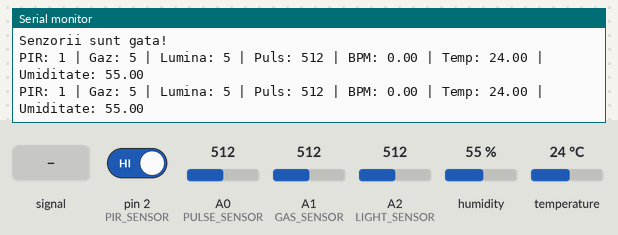
Simulated run of this sketch. Board: Arduino Uno, built with avr-gcc and run on an emulated ATmega328P. Shown: the last lines printed to the serial monitor. The test bench sets the inputs (shaded band); at power-on: humidity 55 %, A0 (PULSE_SENSOR) = 512, A1 (GAS_SENSOR) = 512, A2 (LIGHT_SENSOR) = 512, pin 2 (PIR_SENSOR) HIGH, temperature 24 °C.

Above: at 1.8 s.
1.9 s: A0 (PULSE_SENSOR) fed a 200 Hz sine of ±81 counts around its level
At 3.3 s:
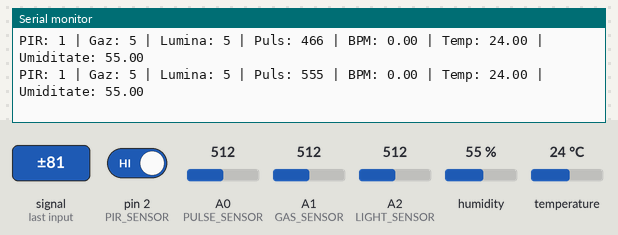
3.4 s: humidity set to 22 %
At 4.7 s:
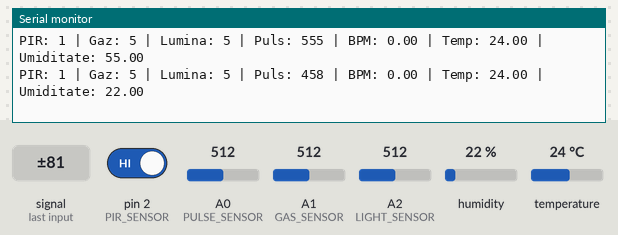
4.9 s: A0 (PULSE_SENSOR) set to 610
At 5.9 s:
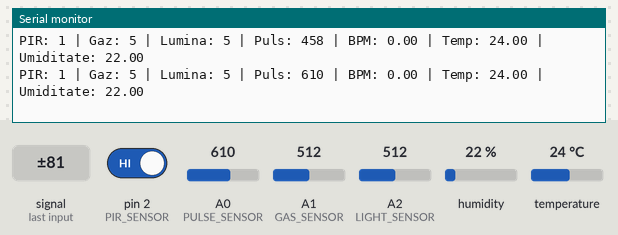
6.4 s: A1 (GAS_SENSOR) set to 610
At 7.7 s:
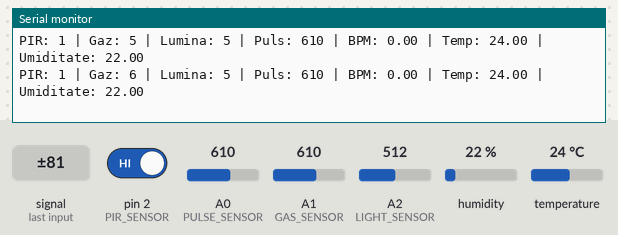
7.9 s: A2 (LIGHT_SENSOR) set to 610
At 9.3 s:
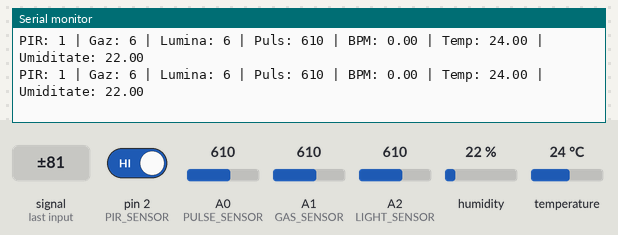
9.4 s: pin 2 (PIR_SENSOR) driven LOW
At 10.8 s:
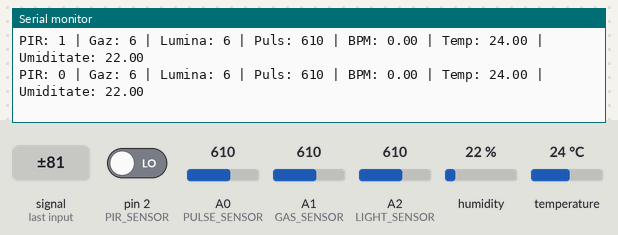
Timing chart, 0 to 11.9 s (numbered marks = the images above; inputs shaded):
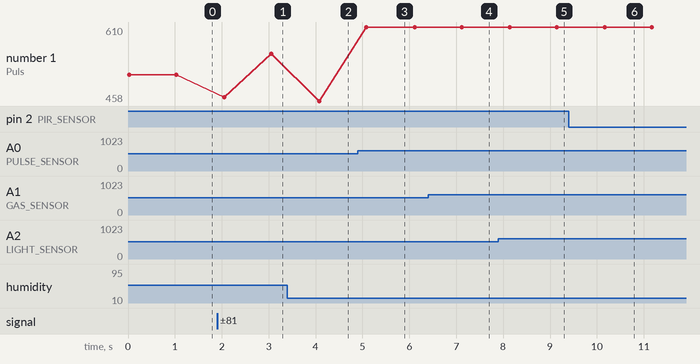

Measured:
- after the input at 1.9 s, the serial monitor: prints a new line after 0.15 s (image 1)
- after the input at 3.4 s, the serial monitor: prints a new line after 0.68 s (image 2)
- after the input at 4.9 s, the serial monitor: prints a new line after 0.18 s (image 3)
- after the input at 6.4 s, the serial monitor: prints a new line after 0.71 s (image 4)
- after the input at 7.9 s, the serial monitor: prints a new line after 0.24 s (image 5)
- after the input at 9.4 s, the serial monitor: prints a new line after 0.77 s (image 6)
- plotted number 1: 512 → 555 after the input at 1.9 s, 458 → 610 after the input at 4.9 s

The sketch:

sketch_jun9a.ino
```cpp
#include <Wire.h>
#include "DHT.h"

#define PIR_SENSOR     2
#define GAS_SENSOR     A1
#define LIGHT_SENSOR   A2
#define PULSE_SENSOR   A0
#define DHTPIN         3
#define DHTTYPE        DHT11

DHT dht(DHTPIN, DHTTYPE);

unsigned long lastPulseTime = 0;
unsigned long currentTime = 0;
float bpm = 0;
int lastPulseValue = 0;

// Limite pentru scalare gaz și lumină
#define GAS_MIN      100
#define GAS_MAX      900
#define LIGHT_MIN    0
#define LIGHT_MAX    1023

// Funcție pentru scalare între 1 și 10
int scaleToRange(int value, int minVal, int maxVal) {
  value = constrain(value, minVal, maxVal);
  return map(value, minVal, maxVal, 1, 10);
}

void setup() {
  Serial.begin(115200); // Trimite datele prin pinul TX (1) și USB
  pinMode(PIR_SENSOR, INPUT);
  pinMode(GAS_SENSOR, INPUT);
  pinMode(LIGHT_SENSOR, INPUT);
  pinMode(PULSE_SENSOR, INPUT);

  dht.begin();
  Serial.println("Senzorii sunt gata!");
}

void loop() {
  int pirValue = digitalRead(PIR_SENSOR);

  // Citire brută și scalare pentru gaz și lumină
  int rawGasValue = analogRead(GAS_SENSOR);
  int gasValue = scaleToRange(rawGasValue, GAS_MIN, GAS_MAX);

  int rawLightValue = analogRead(LIGHT_SENSOR);
  int lightValue = scaleToRange(rawLightValue, LIGHT_MIN, LIGHT_MAX);

  int pulseValue = analogRead(PULSE_SENSOR);
  float tempValue = dht.readTemperature();
  float humidityValue = dht.readHumidity();

  currentTime = millis();

  if (pulseValue > 600 && lastPulseValue <= 600) {
    if (lastPulseTime != 0) {
      unsigned long pulseInterval = currentTime - lastPulseTime;
      bpm = 60000.0 / pulseInterval;
    }
    lastPulseTime = currentTime;
  }

  lastPulseValue = pulseValue;

  // Transmite prin Bluetooth (TX pin 1) sau prin Monitor Serial
  Serial.print("PIR: "); Serial.print(pirValue);
  Serial.print(" | Gaz: "); Serial.print(gasValue);         // Valoare scalată
  Serial.print(" | Lumina: "); Serial.print(lightValue);    // Valoare scalată
  Serial.print(" | Puls: "); Serial.print(pulseValue);
  Serial.print(" | BPM: "); Serial.print(bpm);
  Serial.print(" | Temp: "); Serial.print(tempValue);
  Serial.print(" | Umiditate: "); Serial.println(humidityValue);

  delay(1000); // o citire pe secundă
}
```
